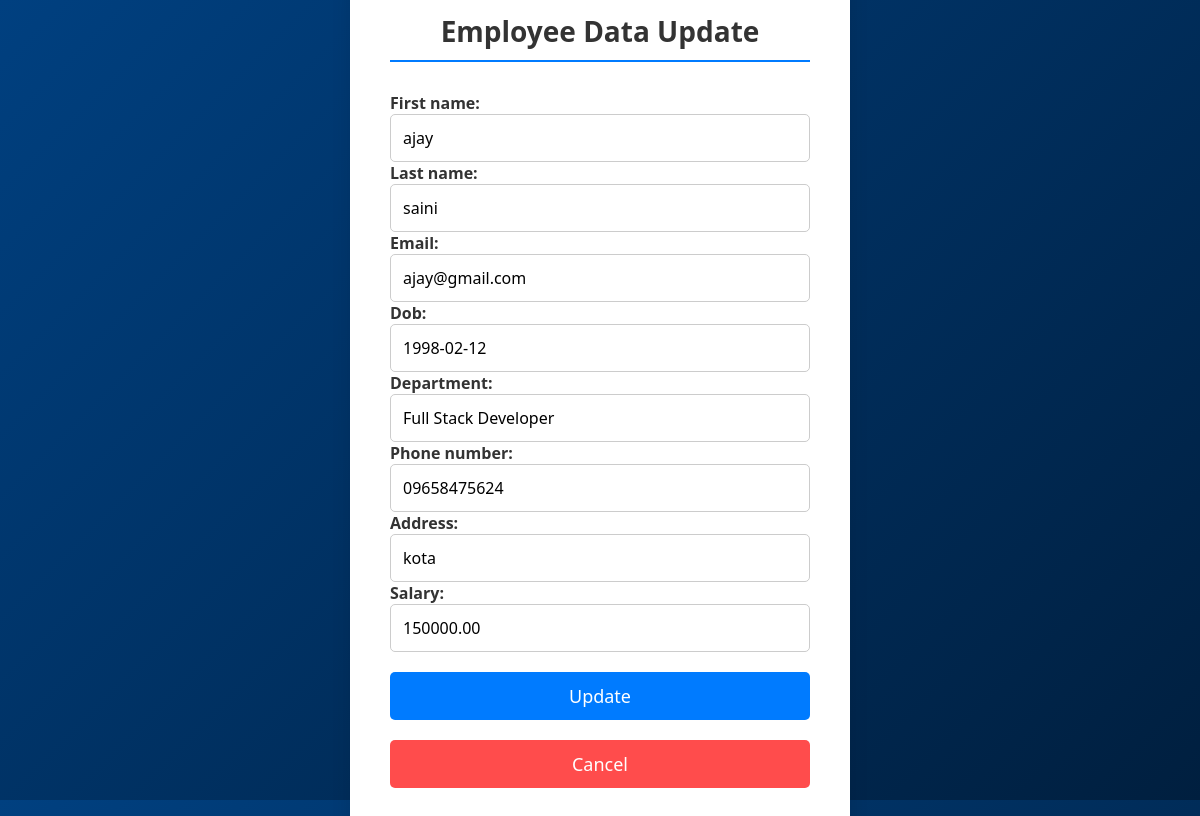
Page /employee_update/14/ on the committed database.
### apps/management/models.py (models this page shows)
class Employee(DateTimeModel):
    first_name = models.CharField(max_length=30)
    last_name = models.CharField(max_length=30)
    email = models.EmailField(null=True, max_length=30)
    dob = models.DateField(null=True)
    department = models.CharField(max_length=50)
    phone_number = models.CharField(max_length=15, null=True, blank=True)
    address = models.CharField(null=True, blank=True,max_length=40)
    salary = models.DecimalField(max_digits=10, decimal_places=2, null=True, blank=True)

### apps/management/views.py (the view)
# urls.py: path('employee_update/<int:pk>/', EmployeeUpdateView.as_view(), name='employee_update'),
class EmployeeUpdateView(UpdateView):
    model = Employee
    fields = ['first_name', 'last_name', 'email', 'dob', 'department', 'phone_number', 'address', 'salary']
    template_name = 'employee_update.html'
    success_url = reverse_lazy('employee_list')

### templates/employee_update.html (shortened to what this page needs)
<!DOCTYPE html>
<html lang="en">
<head>
</head>
<body>
    <div class="form-container">
        <h2>Employee Data Update</h2>
        <form method="post">
            <div class="form-group">
                {{ form.as_p }}
            </div>
            <button type="submit">Update</button>
        </form>
        <a href="{% url 'employee_list' %}" class="btn-cancel">Cancel</a>
    </div>
</body>
</html>

### templates/employee_update.html (style rules this page uses)
* { margin: 0; padding: 0; box-sizing: border-box; font-family: 'Segoe UI', Tahoma, Geneva, Verdana, sans-serif; }
body { display: flex; justify-content: center; align-items: center; height: 100vh; background: linear-gradient(135deg, #004080, #001f3f); }
.form-container { background: #ffffff; padding: 40px; border-radius: 10px; box-shadow: 0 10px 20px rgba(0, 0, 0, 0.1); max-width: 500px; width: 100%; }
h2 { margin-bottom: 30px; color: #333; font-size: 28px; text-align: center; font-weight: bold; border-bottom: 2px solid #007bff; padding-bottom: 10px; }
form { display: flex; flex-direction: column; }
.form-group { margin-bottom: 20px; }
label { margin-bottom: 8px; color: #333; font-size: 16px; font-weight: bold; }
input, select, textarea { width: 100%; padding: 12px; border: 1px solid #ccc; border-radius: 5px; font-size: 16px; transition: border-color 0.3s, box-shadow 0.3s; }
button { padding: 12px 0; background: #007bff; color: #fff; border: none; border-radius: 5px; font-size: 18px; cursor: pointer; transition: background 0.3s, box-shadow 0.3s; }
.btn-cancel { display: block; text-align: center; margin-top: 20px; padding: 12px 0; background: rgba(255, 0, 0, 0.7); color: #fff; border-radius: 5px; font-size: 18px; text-decoration: none; transition: background 0.3s, box-shadow 0.3s; }

### rows in the picture
Employee: first_name "ajay", last_name "saini", email "ajay@gmail.com", dob "1998-02-12", department "Full Stack Developer", phone_number "09658475624", address "kota", salary "150000.00"
